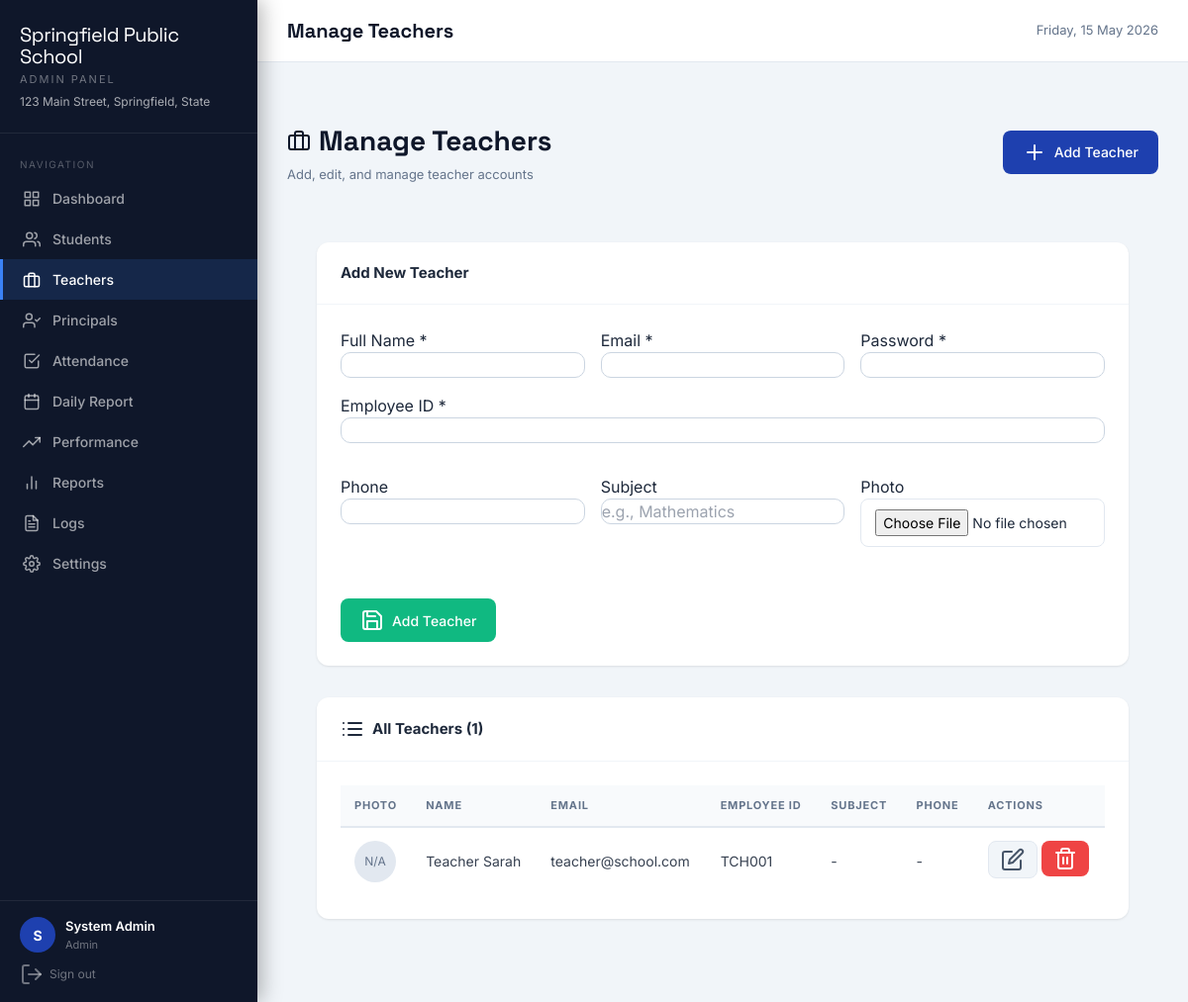
Screenshot of /admin/teachers.php (signed in) with the database file from the repository.
### tables this page shows
CREATE TABLE IF NOT EXISTS settings (
    id INT AUTO_INCREMENT PRIMARY KEY,
    setting_key VARCHAR(100) UNIQUE NOT NULL,
    setting_value TEXT,
    description VARCHAR(255),
    updated_at TIMESTAMP DEFAULT CURRENT_TIMESTAMP ON UPDATE CURRENT_TIMESTAMP
);

CREATE TABLE IF NOT EXISTS users (
    id INT AUTO_INCREMENT PRIMARY KEY,
    name VARCHAR(100) NOT NULL,
    email VARCHAR(150) UNIQUE NOT NULL,
    password VARCHAR(255) NOT NULL,
    role ENUM('admin','principal','teacher') NOT NULL DEFAULT 'teacher',
    phone VARCHAR(20),
    subject VARCHAR(100),
    employee_id VARCHAR(50) UNIQUE,
    photo VARCHAR(255),
    is_active TINYINT(1) DEFAULT 1,
    created_at TIMESTAMP DEFAULT CURRENT_TIMESTAMP,
    updated_at TIMESTAMP DEFAULT CURRENT_TIMESTAMP ON UPDATE CURRENT_TIMESTAMP
);

### config.php (called while the page is built, shortened)
<?php
function getDB() {
    static $pdo = null;
    if ($pdo === null) {
        try {
            $dsn = "mysql:host=" . DB_HOST . ";port=" . DB_PORT . ";dbname=" . DB_NAME . ";charset=utf8mb4";
            $options = [
                PDO::ATTR_ERRMODE            => PDO::ERRMODE_EXCEPTION,
                PDO::ATTR_DEFAULT_FETCH_MODE => PDO::FETCH_ASSOC,
                PDO::ATTR_EMULATE_PREPARES   => false,
            ];
            $pdo = new PDO($dsn, DB_USER, DB_PASS, $options);
        } catch (PDOException $e) {
            die(json_encode(['error' => 'Database connection failed: ' . $e->getMessage()]));
        }
    }
    return $pdo;
}
function getSetting($key) {
    try {
        $db = getDB();
        $stmt = $db->prepare("SELECT setting_value FROM settings WHERE setting_key = ?");
        $stmt->execute([$key]);
        $row = $stmt->fetch();
        return $row ? $row['setting_value'] : null;
    } catch (Exception $e) {
        return null;
    }
}
?>

### auth.php (called while the page is built, shortened)
<?php
require_once __DIR__ . '/config.php';
function isLoggedIn() {
    return true;
}
function getCurrentUser() {
    return [
        'id'   => $_SESSION['user_id'],
        'name' => $_SESSION['user_name'],
        'email'=> $_SESSION['user_email'],
        'role' => $_SESSION['role'],
    ];
}
?>

### admin/teachers.php (the view, shortened to what this page needs)
<?php
$pageTitle = 'Manage Teachers';
require_once __DIR__ . '/../auth.php';
require_once __DIR__ . '/../header.php';
$db = getDB();
$stmt = $db->prepare("SELECT * FROM users WHERE role = 'teacher' AND is_active = 1 ORDER BY name");
$stmt->execute();
$teachers = $stmt->fetchAll();
$editTeacher = null;
?>
<div class="page-header">
    <div class="header-content">
        <h1><i data-feather="briefcase"></i> Manage Teachers</h1>
        <p>Add, edit, and manage teacher accounts</p>
    </div>
    <button class="btn btn-primary" onclick="document.getElementById('addTeacherForm').scrollIntoView({behavior:'smooth'})">
        <i data-feather="plus"></i> Add Teacher
    </button>
</div>
<div class="page-content">
    <div class="card" id="addTeacherForm">
        <div class="card-header">
            <h3><?= $editTeacher ? 'Edit Teacher' : 'Add New Teacher' ?></h3>
        </div>
        <div class="card-body">
            <form method="POST" enctype="multipart/form-data" class="form">
                <div class="form-row">
                    <div class="form-group">
                        <label>Full Name *</label>
                        <input type="text" name="name" value="<?= htmlspecialchars($editTeacher['name'] ?? '') ?>" required>
                    </div>
                    <?php if (!$editTeacher): ?>
                    <div class="form-group">
                        <label>Email *</label>
                        <input type="email" name="email" required>
                    </div>
                    <div class="form-group">
                        <label>Password *</label>
                        <input type="password" name="password" required>
                    </div>
                    <div class="form-group">
                        <label>Employee ID *</label>
                        <input type="text" name="employee_id" required>
                    </div>
                    <?php endif; ?>
                </div>
                    <div class="form-row">
                    <div class="form-group">
                        <label>Phone</label>
                        <input type="tel" name="phone" value="<?= htmlspecialchars($editTeacher['phone'] ?? '') ?>">
                    </div>
                    <div class="form-group">
                        <label>Subject</label>
                        <input type="text" name="subject" value="<?= htmlspecialchars($editTeacher['subject'] ?? '') ?>" placeholder="e.g., Mathematics">
                    </div>
                    <div class="form-group">
                        <label>Photo</label>
                        <input type="file" name="photo" accept="image/png,image/jpeg,image/svg+xml" class="form-input">
                    </div>
                </div>
                <div class="form-actions">
                    <button type="submit" class="btn btn-success">
                        <i data-feather="save"></i> <?= $editTeacher ? 'Update Teacher' : 'Add Teacher' ?>
                    </button>
                </div>
            </form>
        </div>
    </div>
    <div class="card mt-8">
        <div class="card-header">
            <h3><i data-feather="list"></i> All Teachers (<?= count($teachers) ?>)</h3>
        </div>
        <div class="card-body">
            <div class="table-wrapper">
                <table class="table">
                    <thead>
                        <tr>
                            <th>Photo</th>
                            <th>Name</th>
                            <th>Email</th>
                            <th>Employee ID</th>
                            <th>Subject</th>
                            <th>Phone</th>
                            <th>Actions</th>
                        </tr>
                    </thead>
                    <tbody>
                        <?php foreach ($teachers as $teacher): ?>
                        <tr>
                            <td>
                                <?php if (!empty($teacher['photo'])): ?>
                                <img src="<?= htmlspecialchars($teacher['photo']) ?>" alt="<?= htmlspecialchars($teacher['name']) ?>" style="width:42px;height:42px;border-radius:9999px;object-fit:cover;border:1px solid #e2e8f0;">
                                <?php else: ?>
                                <div style="width:42px;height:42px;border-radius:9999px;background:#e2e8f0;display:inline-flex;align-items:center;justify-content:center;color:#64748b;font-size:12px;">N/A</div>
                                <?php endif; ?>
                            </td>
                            <td><?= htmlspecialchars($teacher['name']) ?></td>
                            <td><?= htmlspecialchars($teacher['email']) ?></td>
                            <td><?= htmlspecialchars($teacher['employee_id']) ?></td>
                            <td><?= htmlspecialchars($teacher['subject'] ?? '-') ?></td>
                            <td><?= htmlspecialchars($teacher['phone'] ?? '-') ?></td>
                            <td class="action-buttons">
                                <a href="?edit=<?= $teacher['id'] ?>" class="btn btn-sm btn-secondary">
                                    <i data-feather="edit"></i>
                                </a>
                                <form method="POST" style="display:inline">
                                    <button type="submit" class="btn btn-sm btn-danger" data-confirm="Deactivate this teacher?">
                                        <i data-feather="trash-2"></i>
                                    </button>
                                </form>
                            </td>
                        </tr>
                        <?php endforeach; ?>
                    </tbody>
                </table>
            </div>
        </div>
    </div>
</div>
<?php require_once __DIR__ . '/../footer.php'; ?>

### header.php (shortened to what this page needs)
<?php
$user = getCurrentUser();
$role = $user['role'] ?? '';
$schoolName = getSetting('school_name') ?: APP_NAME;
$schoolAddress = getSetting('school_address');
$navItems = [];
if ($role === 'admin') {
    $navItems = [
        ['url'=>'dashboard.php','icon'=>'grid','label'=>'Dashboard'],
        ['url'=>'students.php','icon'=>'users','label'=>'Students'],
        ['url'=>'teachers.php','icon'=>'briefcase','label'=>'Teachers'],        ['url'=>'principals.php','icon'=>'user-check','label'=>'Principals'],        ['url'=>'attendance.php','icon'=>'check-square','label'=>'Attendance'],
        ['url'=>'daily-report.php','icon'=>'calendar','label'=>'Daily Report'],
        ['url'=>'performance.php','icon'=>'trending-up','label'=>'Performance'],
        ['url'=>'reports.php','icon'=>'bar-chart-2','label'=>'Reports'],
        ['url'=>'logs.php','icon'=>'file-text','label'=>'Logs'],
        ['url'=>'settings.php','icon'=>'settings','label'=>'Settings'],
    ];
} elseif ($role === 'principal') {
    $navItems = [
        ['url'=>'dashboard.php','icon'=>'grid','label'=>'Dashboard'],
        ['url'=>'reports.php','icon'=>'bar-chart-2','label'=>'Reports'],
        ['url'=>'attendance.php','icon'=>'check-square','label'=>'Attendance'],
    ];
}
$currentPage = basename($_SERVER['PHP_SELF']);
?>
<!DOCTYPE html>
<html lang="en">
<head>
    <script src="https://cdn.tailwindcss.com"></script>
</head>
<body>
<div class="sidebar" id="sidebar">
    <div class="sidebar-logo">
        <div class="logo-text">
            <h1><?= htmlspecialchars($schoolName) ?></h1>
            <div class="sidebar-role"><?= ucfirst($role) ?> Panel</div>
            <?php if ($schoolAddress): ?>
            <div class="sidebar-subtitle"><?= htmlspecialchars($schoolAddress) ?></div>
            <?php endif; ?>
        </div>
    </div>
    <nav class="nav-section">
        <div class="nav-label">Navigation</div>
        <?php foreach($navItems as $item): ?>
        <a href="<?= $item['url'] ?>" class="nav-item <?= $currentPage === $item['url'] ? 'active' : '' ?>">
            <i data-feather="<?= $item['icon'] ?>"></i>
            <?= $item['label'] ?>
        </a>
        <?php endforeach; ?>
    </nav>
    <div class="sidebar-footer">
        <div class="user-info">
            <div class="avatar"><?= strtoupper(substr($user['name'], 0, 1)) ?></div>
            <div class="user-details">
                <div class="user-name"><?= htmlspecialchars($user['name']) ?></div>
                <div class="user-role"><?= ucfirst($role) ?></div>
            </div>
        </div>
        <a href="../logout.php" class="logout-btn"><i data-feather="log-out"></i> Sign out</a>
    </div>
</div>
<div class="main-content">
    <div class="top-bar" style="margin-bottom:0">
        <div class="page-title"><?= htmlspecialchars($pageTitle ?? 'Dashboard') ?></div>
        <div style="display:flex;align-items:center;gap:12px;">
            <span style="font-size:13px;color:#64748b;"><?= date('l, d M Y') ?></span>
        </div>
    </div>
    <div class="page-wrapper" style="padding:30px;background:#f1f5f9;">

### rows the page displays
settings: setting_value "Springfield Public School"
settings: setting_value "123 Main Street, Springfield, State"
users: shows "N/A", name "Teacher Sarah", email "teacher@school.com", employee "TCH001", subject "-", phone "-"

### other values shown
$role "ADMIN"
$item['label'] "Dashboard"
$item['label'] "Students"
$item['label'] "Teachers"
$item['label'] "Principals"
$item['label'] "Attendance"
$item['label'] "Daily Report"
$item['label'] "Performance"
$item['label'] "Reports"
$item['label'] "Logs"
$item['label'] "Settings"
substr($user['name'], 0, 1) "S"
$user['name'] "System Admin"
$role "Admin"
$pageTitle "Manage Teachers"
